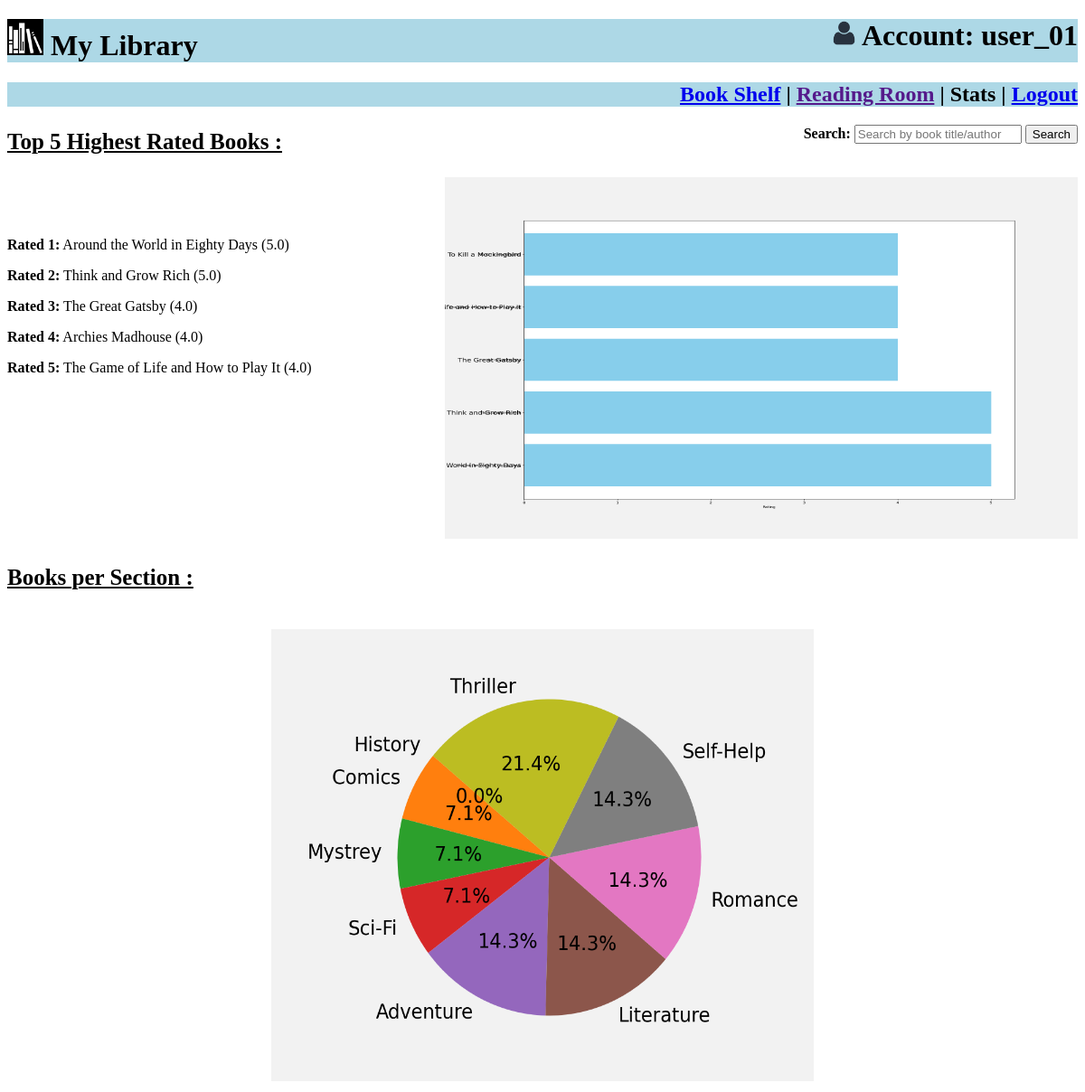
The app's page /user_stats/user_01 with its own data.
### app.py (models this page shows)
class Books(db.Model):
    Book_id=db.Column(db.Integer,primary_key=True,autoincrement=True)
    Title=db.Column(db.String,nullable=False,unique=True)
    Content=db.Column(db.LargeBinary,nullable=False)
    Authors=db.Column(db.String,nullable=False)
    Section=db.Column(db.String,db.ForeignKey(Section.Name),nullable=False)
    Cover=db.Column(db.String,unique=True)
    Pages=db.Column(db.Integer,nullable=False)
    children1 = db.relationship("Requests", back_populates="parent1", cascade="all, delete-orphan")
    children2 = db.relationship("Issued", back_populates="parent1", cascade="all, delete-orphan")
    children3 = db.relationship("Payments", back_populates="parent1", cascade="all, delete-orphan")
    children4 = db.relationship("Returned", back_populates="parent1", cascade="all, delete-orphan")
    children5 = db.relationship("Ratings", back_populates="parent1", cascade="all, delete-orphan")
    children6 = db.relationship("Reject", back_populates="parent1", cascade="all, delete-orphan")
    parent = db.relationship("Section", back_populates="children1")

### app.py (the view)
@app.route("/user_stats/<username>")
def user_stats(username):
    thread = Thread(target=generate_plots)
    thread.start()
    highest_rated_books = generate_plots()
    return render_template("user_stats.html", username=username, books=highest_rated_books)

### app.py (called while the page is built)
def generate_bar(highest_rated_books):
    with app.app_context():
        plt.subplots(figsize=(22, 16), facecolor='#f2f2f2')
        plt.barh([book["Book Title"] for book in highest_rated_books],[book["Avg Rating"] for book in highest_rated_books], color='skyblue')
        plt.tick_params(axis='y', labelsize=18)
        plt.xlabel('Rating')
        plt.ylabel('Book Title')
        plt.gca().invert_yaxis()
        plt.savefig("./static/stats_barchart.png")
        plt.close()

def generate_pie(books_per_section):
    with app.app_context():
        b_by_s=sorted(books_per_section, key=lambda x: x["Books"])
        book_counts=[book["Books"] for book in b_by_s]
        sections=[book["Sec_Name"] for book in b_by_s]
        plt.subplots(figsize=(10, 8), facecolor='#f2f2f2')
        plt.pie(book_counts, labels=sections, autopct='%1.1f%%', startangle=140, textprops={'fontsize': 25})
        plt.axis('equal')
        plt.savefig("./static/stats_piechart.png")
        plt.close()

### templates/user_stats.html (shortened to what this page needs)
<!DOCTYPE html>
<html lang="en">
<head>
    <link rel="stylesheet" href="/static/user_style.css" >
</head>
<body>
    <h1 style="text-align: left;">
        <img src="/static/app-logo.png" height="40px" width="40px">  My Library
        <span style="float: right;"><img src="/static/account-icon.png" height="27px" width="27px"> Account: {{username}}</span>
    </h1>
    <h2> <a href="/user_dashboard/{{username}}"><span title="Find all books here."> Book Shelf</span></a> | <a href=""><span title="Read here.">Reading Room</span></a> | <span title="See the overall performance of the app." >Stats</span> | <a href="/"> <span title="Logout"> Logout</span></a></h2>
    <div style="float: right;">
        <form action="/search/{{username}}" method="POST">
            <label for="search"><b>Search:</b></label>
            <input type="text" id="search" name="search" placeholder="Search by book title/author" required>
            <button type="submit">Search</button>
        </form>
    </div>
    <h3 style="font-size: 25px;"><u>Top 5 Highest Rated Books :</u></h3>
        <div class="rating">
            <div class="books" style="overflow: hidden;">
                <div style="float: left; margin-top: 50px;">
                    {% for i in books %}
                    <p><b>Rated {{loop.index}}:</b> {{i["Book Title"]}} ({{i["Avg Rating"]}})</p>
                    {% endfor %}
                </div>
                <div style="float: right;">
                    <img class="image" src="/static/stats_barchart.png" height="400px" width="700px">
                </div>
            </div>
        </div>
        <div>
            <h3 style="font-size: 25px;"><u>Books per Section : </u></h3>
            <br>
            <div style="text-align: center;">
            <img class="image" src="/static/stats_piechart.png" height="500px" width="600px" >
            </div>
        </div>
    </body>
</html>

### static/user_style.css (style rules this page uses)
h1 { text-align: right; background-color:#add8e6; }
h2 { text-align: right; background-color:#add8e6; }
body { background-color: #ffffff; }

### records on screen
Books: Title "Around the World in Eighty Days", i "5.0"
Books: Title "Think and Grow Rich", i "5.0"
Books: Title "The Great Gatsby", i "4.0"
Books: Title "Archies Madhouse", i "4.0"
Books: Title "The Game of Life and How to Play It", i "4.0"

### other values on screen
{{ username }} "user_01"
